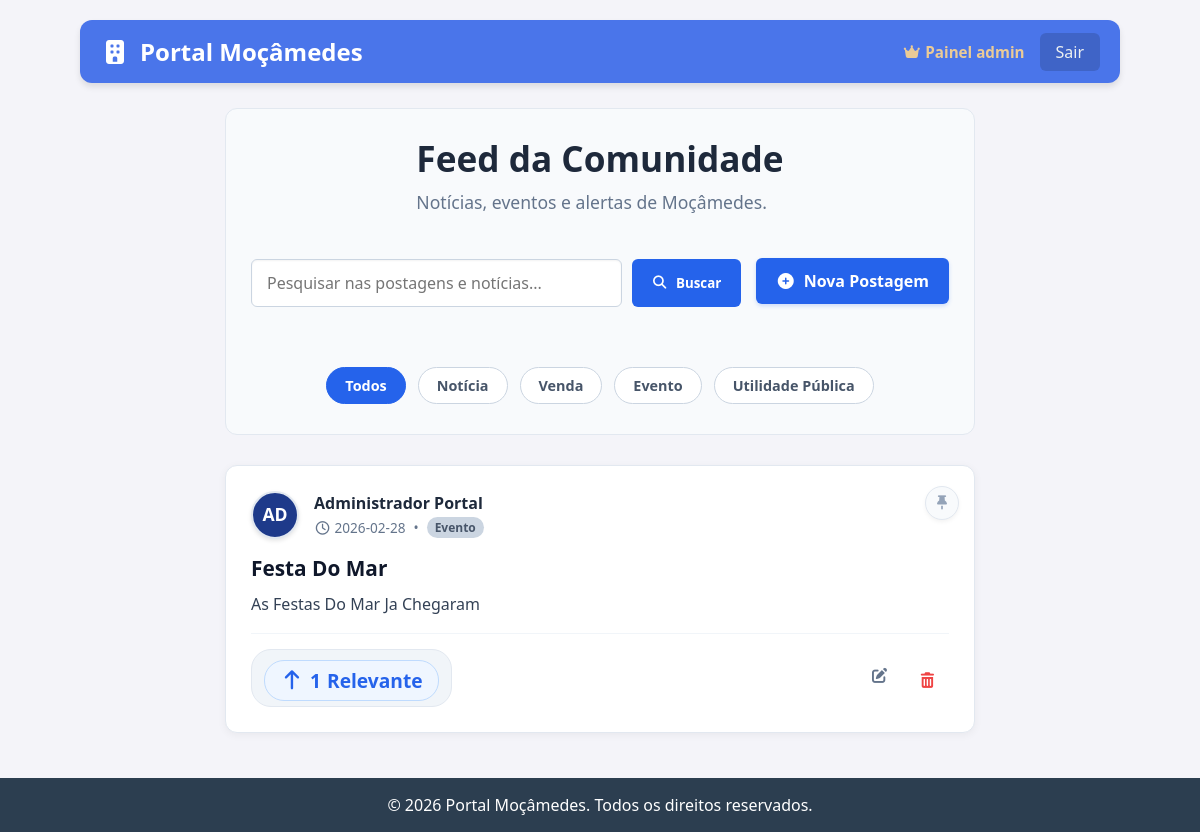
/feed (signed in), run on the app's committed database.
### tables this page shows
CREATE TABLE postagens (
    id INTEGER PRIMARY KEY AUTOINCREMENT,
    titulo TEXT,                -- Pode ser vazio se for só um desabafo social
    conteudo TEXT NOT NULL,
    categoria TEXT NOT NULL,    -- Notícia, Social, Utilidade Pública
    imagem TEXT,
    usuario_id INTEGER NOT NULL,
    likes_count INTEGER DEFAULT 0,
    data_criacao TIMESTAMP DEFAULT CURRENT_TIMESTAMP, fixado INTEGER DEFAULT 0, upvotes INTEGER DEFAULT 0, imagem1 TEXT, imagem2 TEXT,
    FOREIGN KEY (usuario_id) REFERENCES usuarios (id)
);

CREATE TABLE usuarios (
    id INTEGER PRIMARY KEY AUTOINCREMENT,
    nome TEXT NOT NULL,
    email TEXT UNIQUE,    -- Não é mais NOT NULL (pode ser vazio)
    telefone TEXT UNIQUE, -- Novo campo de login
    senha TEXT NOT NULL,
    funcao TEXT DEFAULT 'cidadao',
    foto_perfil TEXT DEFAULT 'default_profile.png',
    bio TEXT,
    data_cadastro TIMESTAMP DEFAULT CURRENT_TIMESTAMP
);

### app.py (the view)
@app.route('/feed')
def feed():
    conn = get_db_connection()
    busca = request.args.get('q')
    sql = '''
        SELECT postagens.*, usuarios.nome as autor_nome, usuarios.foto_perfil,

        (upvotes / (((strftime('%s', 'now') - strftime('%s', data_criacao)) / 3600.0) + 2.0)) AS score_relevancia

        FROM postagens
        JOIN usuarios ON postagens.usuario_id = usuarios.id
        WHERE 1=1
    '''
    params = []
    if busca:
        sql += ' AND (titulo LIKE ? OR conteudo LIKE ? OR categoria LIKE ?)'
        termo = f'%{busca}%'
        params.extend([termo, termo, termo])
    sql += ' ORDER BY fixado DESC, score_relevancia DESC, data_criacao DESC'
    postagens = conn.execute(sql, params).fetchall()
    meus_votos = []
    if 'user_id' in session:
        votos = conn.execute('SELECT postagem_id FROM postagens_upvotes WHERE usuario_id = ?', (session['user_id'],)).fetchall()
        meus_votos = [v['postagem_id'] for v in votos]
    conn.close()
    return render_template('feed.html', postagens=postagens, meus_votos=meus_votos)

### app.py (called while the page is built)
def get_db_connection():
    conn = sqlite3.connect('banco.db')
    conn.row_factory = sqlite3.Row
    return conn

### templates/feed.html (shortened to what this page needs)
{% extends "base.html" %}
{% block content %}
<div style="max-width: 750px; margin: 0 auto;">
    <div class="feed-header" style="display: flex; flex-direction: column; gap: 20px; margin-bottom: 30px; background: #f8fafc; padding: 25px; border-radius: 12px; border: 1px solid #e2e8f0;">
        <div class="header-text">
            <h2 style="margin: 0 0 8px 0; font-size: 2.2rem; color: #1e293b;">Feed da Comunidade</h2>
            <p style="margin: 0; color: #64748b; font-size: 1.1rem;">Notícias, eventos e alertas de Moçâmedes.</p>
        </div>
        <div class="feed-actions" style="display: flex; gap: 15px; flex-wrap: wrap; align-items: center; justify-content: space-between; width: 100%;">
            <form action="/feed" method="GET" style="display: flex; gap: 10px; flex: 1; min-width: 250px;">
                <input type="text" name="q" placeholder="Pesquisar nas postagens e notícias..." value="{{ request.args.get('q', '') }}" style="flex: 8; padding: 12px 15px; border: 1px solid #cbd5e1; border-radius: 6px; font-size: 1rem; outline: none; box-shadow: inset 0 1px 2px rgba(0,0,0,0.05);">
                <button type="submit" style="flex: 2; background: #2563eb; color: white; border: none; padding: 12px; border-radius: 6px; font-weight: bold; cursor: pointer; transition: background 0.2s; white-space: nowrap; display: flex; align-items: center; justify-content: center; gap: 8px;">
                    <i class="fas fa-search"></i> Buscar
                </button>
            </form>
            <a href="/criar_postagem" class="btn-create" style="white-space: nowrap; padding: 12px 20px; background: #2563eb; color: white; text-decoration: none; border-radius: 6px; font-weight: bold; display: flex; align-items: center; gap: 8px; box-shadow: 0 2px 4px rgba(37, 99, 235, 0.2); transition: 0.2s;">
                <i class="fas fa-plus-circle"></i> Nova Postagem
            </a>
        </div>
        {% set tag_atual = request.args.get('tag', 'Todos') %}
        <div class="feed-tags-container">
            <a href="/feed" class="feed-tag-pill {% if tag_atual == 'Todos' or not request.args.get('tag') %}active{% endif %}">Todos</a>
            <a href="/feed?tag=Notícia" class="feed-tag-pill {% if tag_atual == 'Notícia' %}active{% endif %}">Notícia</a>
            <a href="/feed?tag=Venda" class="feed-tag-pill {% if tag_atual == 'Venda' %}active{% endif %}">Venda</a>
            <a href="/feed?tag=Evento" class="feed-tag-pill {% if tag_atual == 'Evento' %}active{% endif %}">Evento</a>
            <a href="/feed?tag=Utilidade Pública" class="feed-tag-pill {% if tag_atual == 'Utilidade Pública' %}active{% endif %}">Utilidade Pública</a>
        </div>
    </div>
    <div class="posts-list">
        {% for post in postagens if tag_atual == 'Todos' or post.categoria == tag_atual %}
            <div class="post-card {% if post.fixado %}post-fixado{% endif %}" style="position: relative; background: white; border-radius: 12px; padding: 25px; margin-bottom: 25px; box-shadow: 0 2px 8px rgba(0,0,0,0.05); border: 1px solid #e2e8f0;">
                {% if session.get('user_funcao') in ['admin', 'mod'] %}
                <form action="/toggle_fixar/{{ post.id }}" method="POST" style="position: absolute; top: 15px; right: 15px; margin: 0; z-index: 10;">
                    <button type="submit" style="background: {% if post.fixado %}#fef08a{% else %}#f8fafc{% endif %}; color: {% if post.fixado %}#ca8a04{% else %}#94a3b8{% endif %}; border: 1px solid {% if post.fixado %}#fde047{% else %}#e2e8f0{% endif %}; width: 34px; height: 34px; border-radius: 50%; cursor: pointer; display: flex; align-items: center; justify-content: center; transition: 0.2s; box-shadow: 0 2px 4px rgba(0,0,0,0.05);" title="{% if post.fixado %}Desfixar{% else %}Fixar no Topo{% endif %}">
                        <i class="fas fa-thumbtack" style="{% if post.fixado %}transform: rotate(45deg);{% endif %}"></i>
                    </button>
                </form>
                {% endif %}
                <div style="display: flex; align-items: center; gap: 15px; margin-bottom: 15px; padding-right: 40px;">
                    <a href="/perfil/{{ post.usuario_id }}" style="text-decoration: none;">
                        <div style="position: relative; width: 48px; height: 48px; background: #1e3a8a; border: 2px solid #e2e8f0; border-radius: 50%; display: flex; align-items: center; justify-content: center; font-size: 1.1rem; color: white !important; font-weight: bold; text-transform: uppercase; box-shadow: 0 2px 4px rgba(0,0,0,0.1); overflow: hidden;">
                            <span style="line-height: 1; position: absolute; z-index: 1;">{{ post.autor_nome[:2] }}</span>
                        </div>
                    </a>
                    <div>
                        <div style="font-weight: bold; font-size: 1rem; display: flex; align-items: center; gap: 5px;">
                            <a href="/perfil/{{ post.usuario_id }}" style="color: #1e293b; text-decoration: none; transition: color 0.2s;" onmouseover="this.style.color='#2563eb'" onmouseout="this.style.color='#1e293b'">
                                {{ post.autor_nome }}
                            </a>
                        </div>
                        <div style="font-size: 0.85rem; color: #64748b; display: flex; align-items: center; gap: 8px; margin-top: 3px;">
                            <span><i class="far fa-clock"></i> {{ post.data_criacao[:10] }}</span>
                            <span>&bull;</span>
                            <span class="post-tag {{ post.categoria }}" style="font-size: 0.75rem; padding: 2px 8px; margin-bottom: 0;">{{ post.categoria }}</span>
                        </div>
                    </div>
                </div>
                <h3 style="margin: 0 0 10px 0; font-size: 1.3rem; color: #0f172a;">{{ post.titulo }}</h3>
                <p style="color: #334155; line-height: 1.6; margin-bottom: 15px; white-space: pre-wrap;">{{ post.conteudo }}</p>
                <div style="display: flex; justify-content: space-between; align-items: center; border-top: 1px solid #f1f5f9; padding-top: 15px;">
                    <div class="upvote-container">
                        <button class="btn-upvote {% if post.id in meus_votos %}active{% endif %}" onclick="votar({{ post.id }}, this)" style="display: flex; align-items: center; gap: 6px; background: {% if post.id in meus_votos %}#eff6ff{% else %}#f8fafc{% endif %}; border: 1px solid {% if post.id in meus_votos %}#bfdbfe{% else %}#e2e8f0{% endif %}; color: {% if post.id in meus_votos %}#2563eb{% else %}#64748b{% endif %}; padding: 6px 15px; border-radius: 20px; font-weight: bold; cursor: pointer; transition: 0.2s;">
                            <i class="fas fa-arrow-up"></i>
                            <span id="count-{{ post.id }}">{{ post.upvotes if post.upvotes else 0 }}</span> Relevante
                        </button>
                    </div>
                    {% if 'user_id' in session and (session['user_id'] == post.usuario_id or session.get('user_funcao') in ['admin', 'mod']) %}
                    <div style="display: flex; gap: 5px;">
                        {% if session['user_id'] == post.usuario_id %}
                        <a href="/editar_postagem/{{ post.id }}" title="Editar" style="color: #64748b; font-size: 0.95rem; text-decoration: none; padding: 8px 12px; border-radius: 6px; transition: background 0.2s;" onmouseover="this.style.background='#f1f5f9'" onmouseout="this.style.background='transparent'">
                            <i class="fas fa-edit"></i>
                        </a>
                        {% endif %}
                        <form action="/deletar_postagem/{{ post.id }}" method="POST" style="margin: 0;">
                            <button type="submit" title="Excluir" style="color: #ef4444; cursor: pointer; font-size: 0.95rem; padding: 8px 12px; border: none; background: transparent; border-radius: 6px; transition: background 0.2s;" onmouseover="this.style.background='#fef2f2'" onmouseout="this.style.background='transparent'" onclick="return confirm('Tem certeza que deseja apagar esta publicação definitivamente?');">
                                <i class="fas fa-trash-alt"></i>
                            </button>
                        </form>
                    </div>
                    {% endif %}
                </div>
            </div>
        {% endfor %}
    </div>
</div>
{% endblock %}

### static/css/style.css (style rules this page uses)
* { margin: 0; padding: 0; box-sizing: border-box; font-family: 'Segoe UI', Tahoma, Geneva, Verdana, sans-serif; }
body { background-color: #f4f4f9; color: #333; display: flex; flex-direction: column; min-height: 100vh; }
input, button { padding: 10px; width: 100%; margin-top: 5px; }
.feed-header { display: flex; justify-content: space-between; align-items: center; margin-bottom: 2rem; border-bottom: 2px solid #e2e8f0; padding-bottom: 1rem; }
.btn-create { background-color: #16a34a; color: white; padding: 10px 20px; text-decoration: none; border-radius: 6px; font-weight: bold; }
.posts-list { display: flex; flex-direction: column; gap: 20px; }
.post-card { background: white; padding: 24px; border-radius: 12px; border: 1px solid #e2e8f0; box-shadow: 0 1px 3px rgba(0,0,0,0.1); }
.post-tag { display: inline-block; padding: 4px 12px; border-radius: 20px; font-size: 0.8rem; font-weight: bold; margin-bottom: 10px; background-color: #cbd5e1; color: #475569; }
.post-card h3 { margin-bottom: 10px; color: #1e293b; }
.post-card p { color: #475569; line-height: 1.6; margin-bottom: 15px; }
.feed-actions { display: flex; justify-content: space-between; align-items: center; gap: 20px; margin-top: 20px; margin-bottom: 20px; }
.btn-create { background-color: #16a34a; color: white; padding: 12px 20px; border-radius: 6px; text-decoration: none; font-weight: bold; white-space: nowrap; transition: background 0.3s; }
.upvote-container { display: flex; align-items: center; gap: 8px; background: #f1f5f9; padding: 5px 12px; border-radius: 20px; width: fit-content; border: 1px solid #e2e8f0; }
.btn-upvote { background: transparent; border: none; color: #94a3b8; font-size: 1.2rem; cursor: pointer; transition: all 0.2s ease; padding: 0; display: flex; align-items: center; }
.btn-upvote.active { color: #16a34a; }
body, html { margin: 0; padding: 0; font-family: 'Segoe UI', Roboto, Helvetica, Arial, sans-serif; }
.feed-tags-container { display: flex; gap: 12px; margin-top: 20px; overflow-x: auto; padding-bottom: 5px; scrollbar-width: none; }
.feed-tag-pill { padding: 8px 18px; border-radius: 50px; border: 1px solid #cbd5e1; background-color: white; color: #475569; text-decoration: none; font-weight: bold; font-size: 0.9rem; white-space: nowrap; transition: all 0.2s; }
.feed-tag-pill.active { background-color: #2563eb; color: white; border-color: #2563eb; }
.btn-upvote.active { color: #2563eb !important; }

### data on the page
postagens: fixado 0 (drawn), nome "AD", autor_nome "Administrador Portal", data_criacao "2026-02-28", categoria "Evento", titulo "Festa Do Mar", conteudo "As Festas Do Mar Ja Chegaram", upvotes "1"
